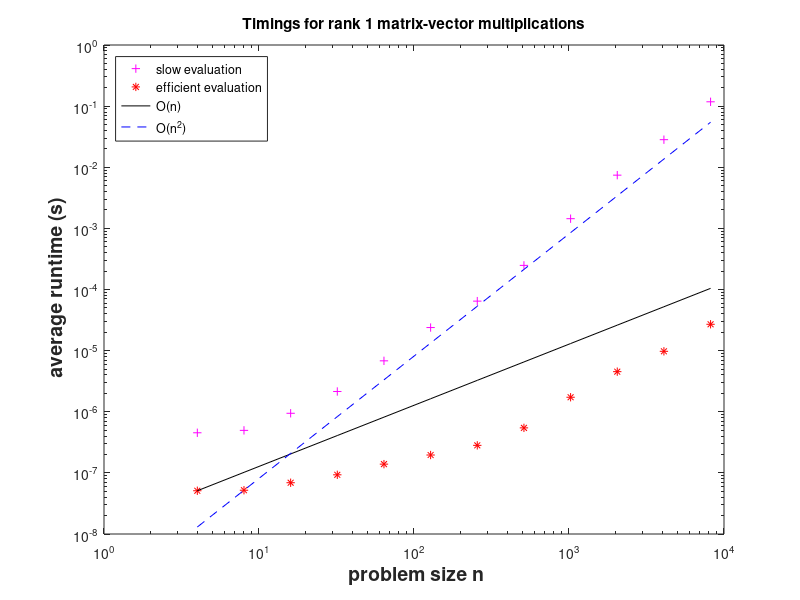

Write the MATLAB code that produced this figure.
delimiterIn = ' ';
headerlinesIn = 0;
times = importdata('effmatmult.dat', delimiterIn, headerlinesIn);

% log-scale plot for investigation of asymptotic complexity
figure('name','dottenstiming');
loglog(times(:,1),times(:,3),'m+',...
       times(:,1),times(:,2),'r*',...
       times(:,1),times(:,1)*times(1,2)/times(1,1),'k-',...
       times(:,1),(times(:,1).^2)*times(2,2)/(times(2,1)^2),'b--');
xlabel('{\bf problem size n}','fontsize',14);
ylabel('{\bf average runtime (s)}','fontsize',14);
title('Timings for rank 1 matrix-vector multiplications');
legend('slow evaluation','efficient evaluation',...
       'O(n)','O(n^2)','location','northwest');
print -depsc2 './dottenstiming.eps';


